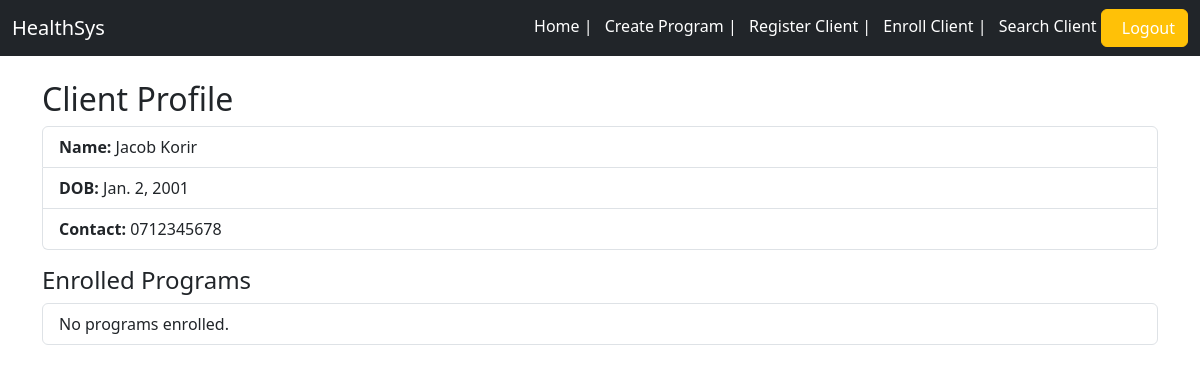
/client/profile/1/ (signed in), run on the app's committed database.
### core/models.py (models this page shows, shortened)
class Client(models.Model):
    first_name = models.CharField(max_length=50)
    last_name = models.CharField(max_length=50)
    dob = models.DateField()
    contact = models.CharField(max_length=100)

### core/views.py (the view)
# urls.py: path('client/profile/<int:pk>/', views.client_profile, name='client_profile'),
@login_required
def client_profile(request, pk):
    client = get_object_or_404(Client, pk=pk)
    enrollments = Enrollment.objects.filter(client=client)
    return render(request, 'client_profile.html', {'client': client, 'enrollments': enrollments} )

### core/templates/client_profile.html
{% extends 'base.html' %}
{% block content %}
<h2>Client Profile</h2>
<ul class="list-group mb-3">
  <li class="list-group-item"><strong>Name:</strong> {{ client.first_name }} {{ client.last_name }}</li>
  <li class="list-group-item"><strong>DOB:</strong> {{ client.dob }}</li>
  <li class="list-group-item"><strong>Contact:</strong> {{ client.contact }}</li>
</ul>
<h4>Enrolled Programs</h4>
<ul class="list-group">
  {% for enrollment in enrollments %}
    <li class="list-group-item">
      {{ enrollment.program.name }} - Enrolled on {{ enrollment.date_enrolled }}
    </li>
  {% empty %}
    <li class="list-group-item">No programs enrolled.</li>
  {% endfor %}
</ul>
{% endblock %}

### data on the page
Client: first_name "Jacob", last_name "Korir", dob "Jan. 2, 2001", contact "0712345678"
